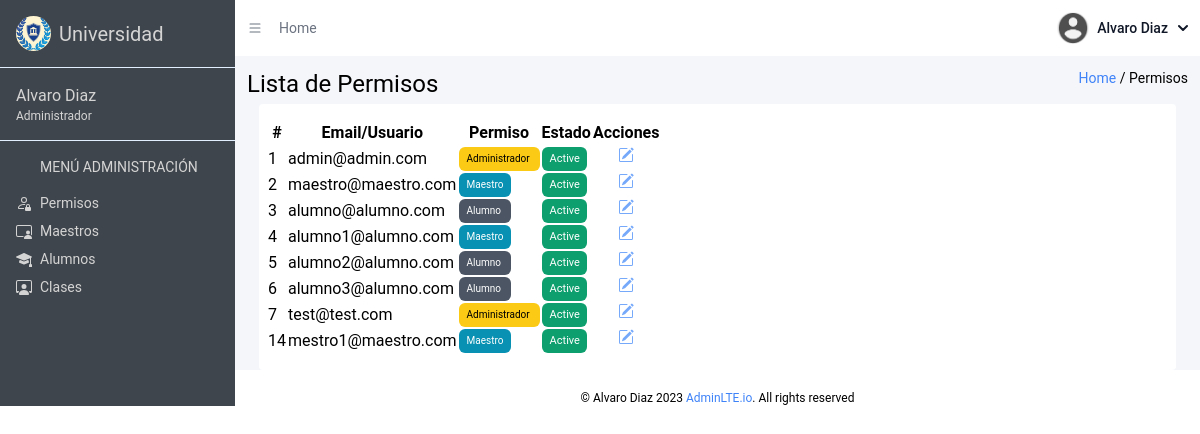
Before: /view/admin_views/permisos.php (signed in) with the older database file.
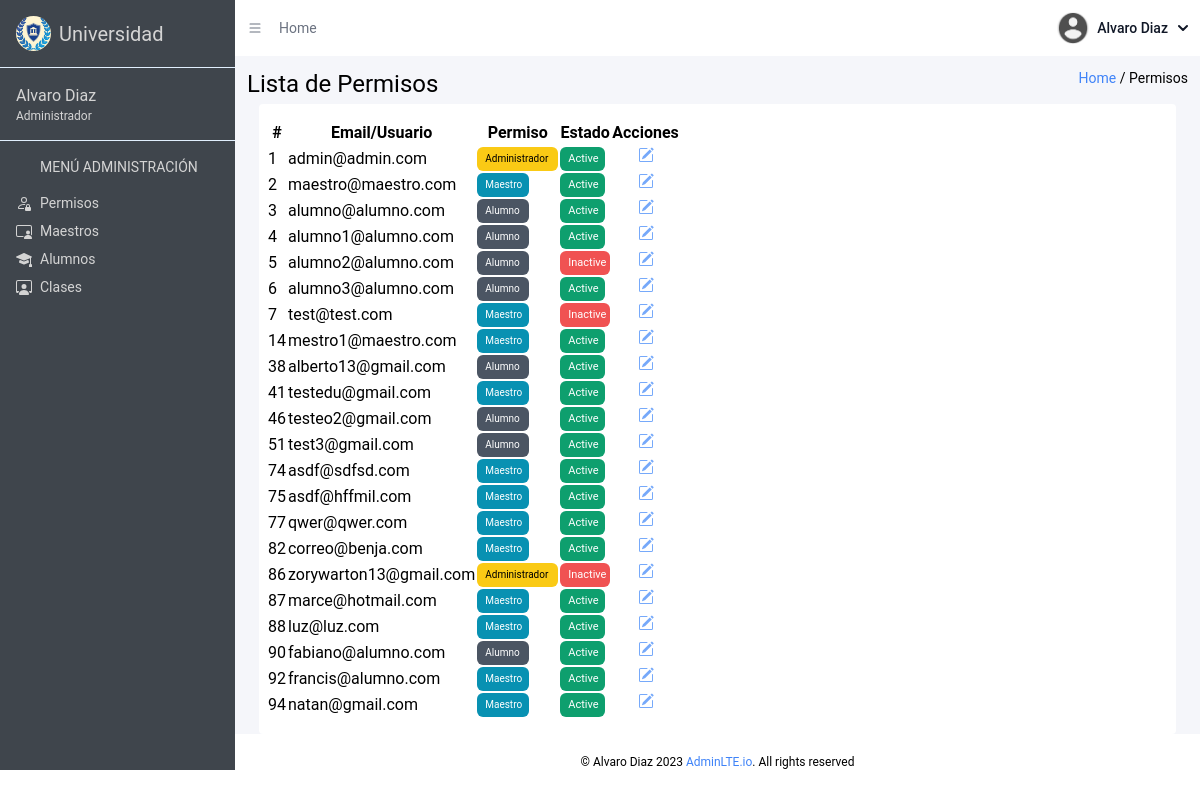
After: the same page with the newer database file.
### tables this page shows
CREATE TABLE `usuario` (
  `id` int(11) NOT NULL,
  `email` varchar(50) NOT NULL,
  `password` varchar(30) NOT NULL,
  `rol` int(11) NOT NULL DEFAULT 1,
  `nombre` varchar(20) NOT NULL,
  `apellido` varchar(20) NOT NULL,
  `contacto` varchar(20) DEFAULT NULL,
  `estado` tinyint(1) DEFAULT 1
);

### view/admin_views/permisos.php (the view, shortened to what the changed rows need)
<!DOCTYPE html>
<html lang="en">
<head>
  <link href="../../dist/output.css" rel="stylesheet">
  <link rel="stylesheet" href="https://cdn.datatables.net/1.13.6/css/jquery.dataTables.css" />
</head>
<body class="h-[100vh]">
  <div class="text-2xl flex h-full">
    <aside id="toggle-menu" class="menu w-[235px] min-w-[235px] text-sm bg-[#3f454c] text-neutral-300">
      <div class="logo p-4 flex gap-2 items-center border-b-[1px] border-solid border-blue-100">
        <h2 class="text-xl">Universidad</h2>
      </div>
    </aside>
    <main id="toggle-bg" class="w-full">
      <section class="bg-white flex items-center justify-between text-sm p-3 text-gray-500">
        <div href="#" class="flex gap-4 items-center">
          <h2>Home</h2>
        </div>
      </section>
      <section class="bg-[#F5F6FA]">
        <div class="title flex justify-between p-3 pb-0">
          <h2 class="text-2xl">Lista de Permisos</h2>
        </div>
        <div class="content text-xs mt-1 mx-2 py-2 overflow-x-auto md:text-sm md:px-2 md:py-4 bg-white rounded lg:text-base lg:mx-6">
          <table id="myTable" class="table table-auto">
            <thead class="">
              <tr>
                <th>#</th>
                <th>Email/Usuario</th>
                <th>Permiso</th>
                <th>Estado</th>
                <th>Acciones</th>
              </tr>
            </thead>
            <tbody>
            <?php
            include($_SERVER["DOCUMENT_ROOT"] . "/controller/conn.php");
            $sql = $conn->query("SELECT id, email, rol, nombre, apellido, contacto, estado FROM usuario");
            while($datos = $sql->fetch_object()) { ?>
              <tr>
                <td><?= $datos->id ?></td>
                <td><?= $datos->email ?></td>
                <td>
                  <?php
                  switch ($datos->rol) {
                      case '1':
                          echo '<span class="bg-yellow-300 text-[10px] px-2 rounded-md grid items-center w-[81px]">Administrador</span>';
                          break;
                      case '2':
                          echo '<span class="bg-cyan-600 text-[10px] text-white px-2 rounded-md grid items-center w-[52px]">Maestro</span>';
                          break;
                      default:
                          echo '<span class="bg-gray-600 text-[10px] text-white px-2 rounded-md grid items-center w-[52px]">Alumno</span>';
                          break;
                  }
                  ?>
                </td>
                <td>
                  <?php
                  switch ($datos->estado) {
                    case '1':
                      echo '<span class="bg-green-500 text-[11px] text-white px-2 rounded-md grid items-center w-[45px]">Active</span>';
                      break;
                    default:
                      echo '<span class="bg-red-500 text-[11px] text-white px-2 rounded-md grid items-center w-[50px]">Inactive</span>';
                      break;
                  }
                  ?>
                </td>
                <td class="grid items-center">
                  <button data-email=<?= $datos->email ?> class="text-blue-400 flex justify-center editar-permiso-btn">
                  </button>
                </td>
              </tr>
            <?php
            } ?>
            </tbody>
          </table>
        </div>
      </section>
    </main>
  </div>
</body>
</html>

Changed rows visible on the page:
changed usuario "alumno1@alumno.com": rol "Maestro" → "Alumno"
changed usuario "alumno2@alumno.com": estado "Active" → "Inactive"
changed usuario "test@test.com": rol "Administrador" → "Maestro"; estado "Active" → "Inactive"
added usuario: id "38", email "alberto13@gmail.com", rol "Alumno", estado "Active"
added usuario: id "41", email "testedu@gmail.com", rol "Maestro", estado "Active"
added usuario: id "46", email "testeo2@gmail.com", rol "Alumno", estado "Active"
added usuario: id "51", email "test3@gmail.com", rol "Alumno", estado "Active"
added usuario: id "74", email "asdf@sdfsd.com", rol "Maestro", estado "Active"
added usuario: id "75", email "asdf@hffmil.com", rol "Maestro", estado "Active"
added usuario: id "77", email "qwer@qwer.com", rol "Maestro", estado "Active"
added usuario: id "82", email "correo@benja.com", rol "Maestro", estado "Active"
added usuario: id "86", email "zorywarton13@gmail.com", rol "Administrador", estado "Inactive"
added usuario: id "87", email "marce@hotmail.com", rol "Maestro", estado "Active"
added usuario: id "88", email "luz@luz.com", rol "Maestro", estado "Active"
added usuario: id "90", email "fabiano@alumno.com", rol "Alumno", estado "Active"
added usuario: id "92", email "francis@alumno.com", rol "Maestro", estado "Active"
added usuario: id "94", email "natan@gmail.com", rol "Maestro", estado "Active"
